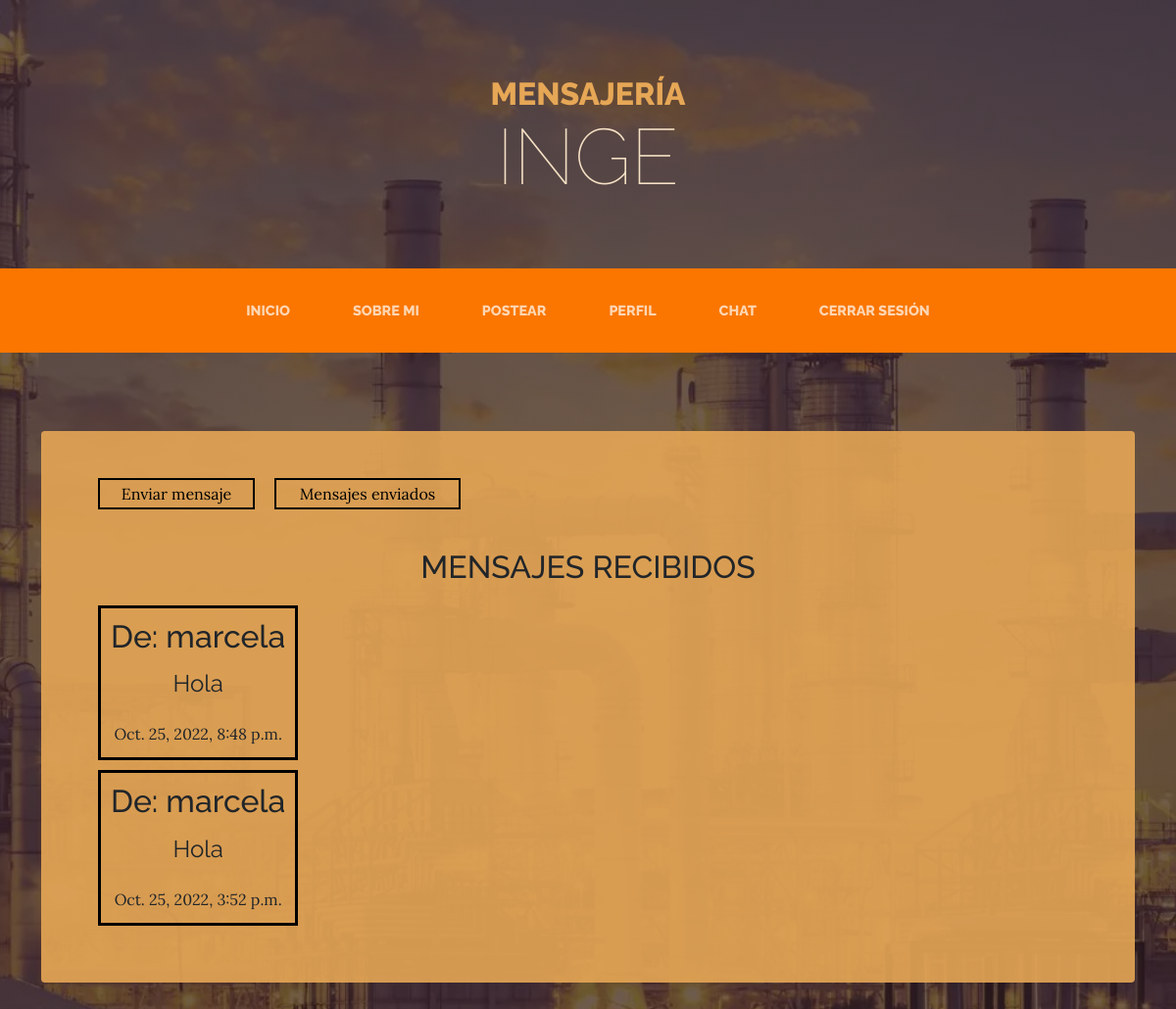
/mensajeria/ (signed in), run on the app's committed database.
### AppMensajeria/models.py (models this page shows)
class Mensaje(models.Model):
    de = models.ForeignKey(
        User, on_delete=models.CASCADE, related_name="de")
    para = models.ForeignKey(
        User, on_delete=models.CASCADE, related_name="para")
    contenido = RichTextField()
    creacion = models.DateTimeField(auto_now=True)

### AppMensajeria/views.py (the view)
# urls.py: path('', mensajeria, name='mensajeria'),
@login_required
def mensajeria(request):
    return render(request, 'mensajeria.html', {'mensajes': obtenerMensajesRecibidos(request)})

### AppMensajeria/views.py (called while the page is built)
def obtenerMensajesRecibidos(request):
    mensajes = Mensaje.objects.filter(para=request.user)
    if len(mensajes) != 0:
        mensaje= mensajes.order_by('-creacion')
    else:
        mensaje = 0
    return mensaje

### AppMensajeria/templates/mensajeria.html (shortened to what this page needs)
{% extends 'head.html' %} {% load static %}  {% block encabezado %}
<header>
  <h1 class="site-heading text-center text-faded d-none d-lg-block">
    <span class="site-heading-upper text-primary mb-3">Mensajería</span>
    <span class="site-heading-lower">IngE</span>
  </h1>
</header>
{% endblock %} {% block principal %}
<main>
  <section class="page-section clearfix">
    <div class="container">
      <div
        class="intro-text left-0 text-center bg-faded p-5 rounded"
        style="
          background-color: rgba(230, 167, 86, 0.9);
          margin-top: 0px;
          max-width: auto;
        "
      >
        <div
          style="
            display: flex;
            flex-direction: row;
            justify-content: left;
            margin-bottom: 40px;
          "
        >
          <a
            style="
              color: black;
              display: flex;
              justify-content: center;
              margin: auto 10px;
              border: 2px solid black;
              padding: 2px;
              width: 160px;
            "
            href="{% url 'enviar' %}"
            >Enviar mensaje</a
          >
          <a
            style="
              color: black;
              display: flex;
              justify-content: center;
              margin: auto 10px;
              border: 2px solid black;
              padding: 2px;
              width: 190px;
            "
            href="{% url 'enviado' %}"
            >Mensajes enviados</a
          >
        </div>
        {% if mensajes != 0 %}
        <h2 style="margin: 20px 10px">MENSAJES RECIBIDOS</h2>
        {% for mensaje in mensajes %}
        <div style="display: flex; justify-content: left">
          <div
            style="
              display: flex;
              flex-direction: column;
              border: 3px solid black;
              margin: 0px 0px 10px 10px;
            "
          >
            <div style="margin: 10px">
              <div>
                <h2>De: {{ mensaje.de }}</h2>
                <h4 style="font-weight: normal">
                  {{ mensaje.contenido|safe }}
                </h4>
                <p style="font-weight: normal; margin: 0px">
                  {{ mensaje.creacion }}
                </p>
              </div>
            </div>
          </div>
        </div>
        {% endfor %} {% else %}
        <h2 style="margin: 20px 10px; padding: 10px">Aún no tienes mensajes</h2>
        {% endif %}
      </div>
    </div>
  </section>
</main>
{% endblock %}

### AppIngE/templates/head.html (style rules this page uses)
a:link, a:visited, a:active { text-decoration: none; }

### data on the page
Mensaje: de "marcela", contenido "Hola", creacion "Oct. 25, 2022, 8:48 p.m."
Mensaje: de "marcela", contenido "Hola", creacion "Oct. 25, 2022, 3:52 p.m."
